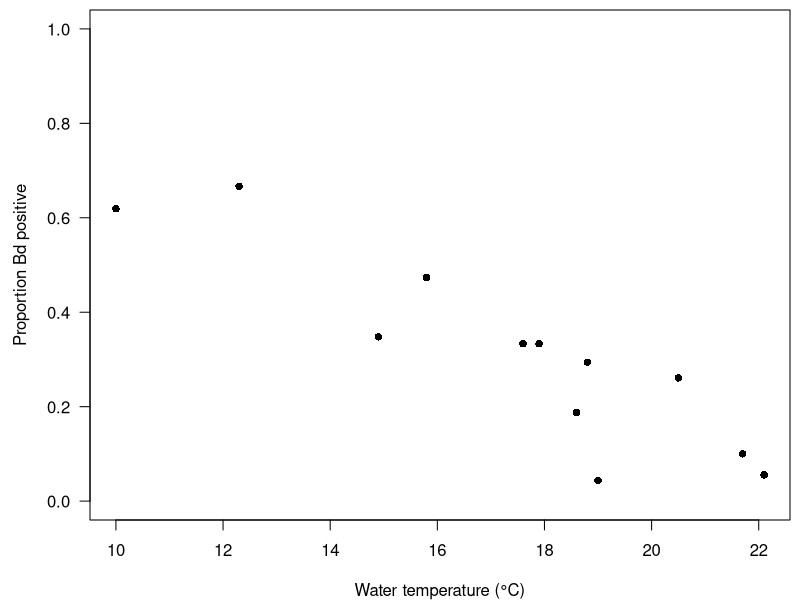
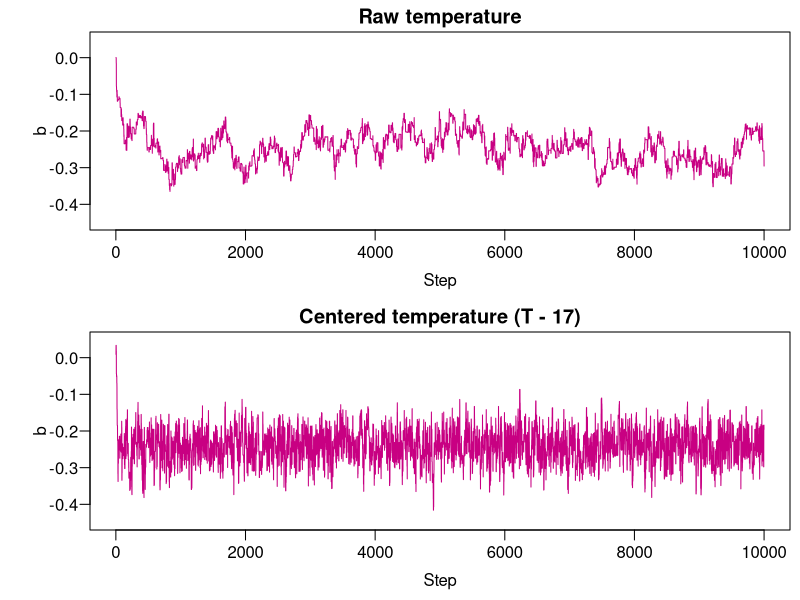

Here is the R script that generated these plots, in order:
## ---- chunk 1
knitr::opts_chunk$set(echo = FALSE, warning = FALSE, message = FALSE,
                       fig.width = 6.5, fig.height = 0.3)
ans_col <- rgb(200, 0, 130, maxColorValue = 255)
f2 <- function(v) formatC(v, format = "f", digits = 2)
f3 <- function(v) formatC(v, format = "f", digits = 3)

bd <- read.csv("../../data/BdPondSurvey.csv")
temp <- bd$water_temp_c
swabbed <- bd$frogs_swabbed
positive <- bd$bd_positive

# log posterior: binomial likelihood + Normal(0, 10) priors on a and b
log_post <- function(par, x = temp) {
  sum(dbinom(positive, swabbed, plogis(par[1] + par[2] * x), log = TRUE)) +
    sum(dnorm(par, 0, 10, log = TRUE))
}
check_diff <- log_post(c(1, -0.1)) - log_post(c(3, -0.2))

# Metropolis sampler; returns the chain (one row per step)
metropolis <- function(start, step_sd, n_steps, x = temp) {
  chain <- matrix(NA, n_steps, 2, dimnames = list(NULL, c("a", "b")))
  current <- start
  lp_current <- log_post(current, x)
  n_accept <- 0
  for (i in seq_len(n_steps)) {
    proposal <- current + rnorm(2, 0, step_sd)
    lp_prop <- log_post(proposal, x)
    if (log(runif(1)) < lp_prop - lp_current) {
      current <- proposal
      lp_current <- lp_prop
      n_accept <- n_accept + 1
    }
    chain[i, ] <- current
  }
  attr(chain, "accept_rate") <- n_accept / n_steps
  chain
}

step_sd <- c(0.2, 0.05)
burn <- seq_len(1000)
raw_runs <- lapply(1:2, function(s) { set.seed(s); metropolis(c(0, 0), step_sd, 10000) })
cen_runs <- lapply(1:2, function(s) { set.seed(s); metropolis(c(0, 0), step_sd, 10000, temp - 17) })
ci_b <- function(ch) paste(f3(quantile(ch[-burn, "b"], c(0.025, 0.975))), collapse = " to ")
# "\\%" because these values land inside raw LaTeX (\ans{}), where % starts a comment
acc <- function(runs) paste0(round(100 * mean(sapply(runs, attr, "accept_rate"))), "\\%")

nll <- function(par, x) -sum(dbinom(positive, swabbed, plogis(par[1] + par[2] * x), log = TRUE))
fit <- optim(c(0, 0), nll, x = temp - 17, method = "BFGS", hessian = TRUE)
wald <- fit$par[2] + c(-1, 1) * 1.96 * sqrt(solve(fit$hessian)[2, 2])

set.seed(99)
long <- metropolis(c(0, -0.25), step_sd, 2e5, temp - 17)[-burn, ]
prev_12 <- plogis(long[, "a"] + long[, "b"] * (12 - 17))
prev_22 <- plogis(long[, "a"] + long[, "b"] * (22 - 17))
odds_drop <- 100 * (1 - exp(median(long[, "b"])))
## ---- chunk 2
knitr::kable(bd, align = "cccc",
             col.names = c("Pond", "Water temp. (°C)", "Frogs swabbed", "Bd positive"))
## ---- chunk 3
par(mar = c(4, 4.5, 0.5, 0.5))
plot(temp, positive / swabbed, pch = 16, ylim = c(0, 1), las = 1,
     xlab = "Water temperature (°C)", ylab = "Proportion Bd positive")
## ---- chunk 4
par(mfrow = c(2, 1), mar = c(3.5, 4.5, 1.6, 0.5), mgp = c(2, 0.6, 0))
plot(raw_runs[[1]][, "b"], type = "l", col = ans_col, ylim = c(-0.45, 0.05), las = 1,
     xlab = "Step", ylab = "b", main = "Raw temperature")
plot(cen_runs[[1]][, "b"], type = "l", col = ans_col, ylim = c(-0.45, 0.05), las = 1,
     xlab = "Step", ylab = "b", main = "Centered temperature (T - 17)")
